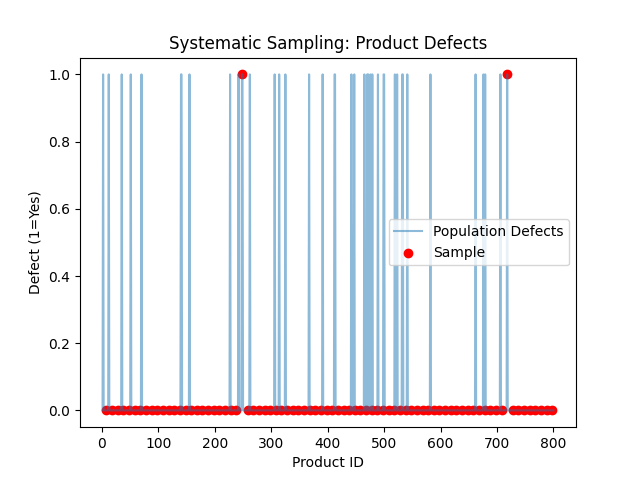

Python code for this plot:
"""
Systematic Sampling
This selects every k-th element from a list, starting from a random point. It's efficient for ordered data but risks periodicity bias.

Real-World Scenario: A manufacturing firm samples every 10th product from a production line of 800 items to infer defect rates for quality control reporting.
"""
import numpy as np
import pandas as pd
from scipy import stats
import matplotlib.pyplot as plt

# Generate synthetic population: 800 products with defect rates (0=no defect, 1=defect)
np.random.seed(42)
population_size = 800
population = pd.DataFrame({
    'ProductID': range(1, population_size + 1),
    'Defect': np.random.choice([0, 1], size=population_size, p=[0.95, 0.05])
})

# Population stats
pop_defect_rate = population['Defect'].mean() * 100
print(f"Population Defect Rate: {pop_defect_rate:.2f}%")

# Systematic Sampling: Every 10th product, starting from random index
k = 10
start = np.random.randint(0, k)
sample_indices = range(start, population_size, k)
sample = population.iloc[sample_indices]

# Sample stats
sample_defect_rate = sample['Defect'].mean() * 100
confidence_interval = stats.t.interval(0.95, df=len(sample)-1, loc=sample_defect_rate, scale=stats.sem(sample['Defect']) * 100)
print(f"Sample Defect Rate: {sample_defect_rate:.2f}%")
print(f"95% Confidence Interval: ({confidence_interval[0]:.2f}, {confidence_interval[1]:.2f})")
print("Interpretation: Useful for assembly lines; interval estimates true defect rate, informing production adjustments.")

# Visualize
plt.plot(population['ProductID'], population['Defect'], label='Population Defects', alpha=0.5)
plt.scatter(sample['ProductID'], sample['Defect'], color='red', label='Sample')
plt.xlabel('Product ID')
plt.ylabel('Defect (1=Yes)')
plt.title('Systematic Sampling: Product Defects')
plt.legend()
plt.show()
plt.savefig("/workspaces/stats-foundations-python/statistics_inferential/bin/sampling_techniques/systematic_sampling_02.png")